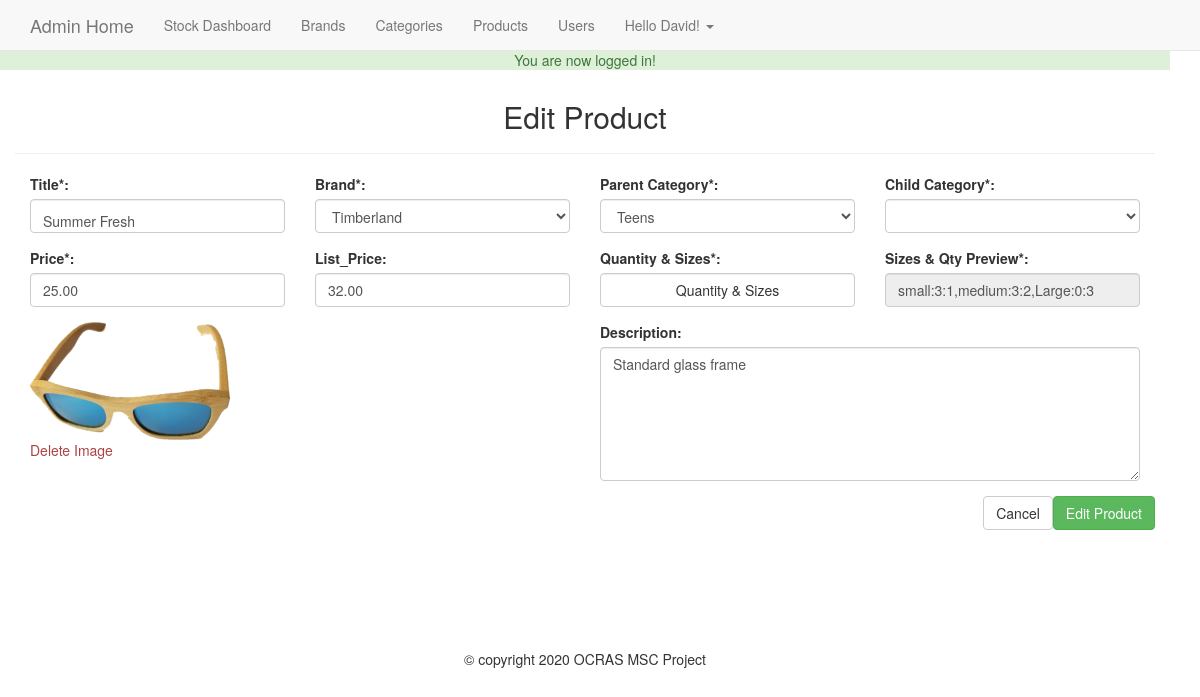
Screenshot of /OCRAS/admin/products.php?edit=2 (signed in) with the database file from the repository.
### tables this page shows
CREATE TABLE `products` (
  `id` int(11) NOT NULL,
  `title` varchar(255) NOT NULL,
  `price` decimal(10,2) NOT NULL,
  `list_price` decimal(10,2) NOT NULL,
  `brand` int(15) NOT NULL,
  `categories` varchar(255) NOT NULL,
  `image` varchar(255) NOT NULL,
  `description` text NOT NULL,
  `featured` tinyint(4) NOT NULL DEFAULT 0,
  `sizes` text NOT NULL,
  `deleted` tinyint(4) NOT NULL DEFAULT 0
);

CREATE TABLE `brand` (
  `id` int(11) NOT NULL,
  `brand` varchar(255) NOT NULL
);

CREATE TABLE `categories` (
  `id` int(11) NOT NULL,
  `category` varchar(255) NOT NULL,
  `parent` int(15) NOT NULL
);

### OCRAS/admin/products.php (the view, shortened to what this page needs)
<?php require_once $_SERVER['DOCUMENT_ROOT']. '/OCRAS/core/init.php';
include 'includes/head.php';
include 'includes/navigation.php';
if(isset($_GET['add']) || isset($_GET['edit'])){
  $brandQuery1 = $db->query("SELECT * FROM brand ORDER BY brand");
  $parentQuery =$db->query("SELECT * FROM categories WHERE parent = 0 ORDER BY category");
  $title = ((isset($_POST['title']) && $_POST['title'] != '')?sanitize($_POST['title']): '');
  $brand = ((isset($_POST['title']) && !empty($_POST['brand']))?sanitize($_POST['brand']):'');
  $parent = ((isset($_POST['parent']) && !empty($_POST['parent']))?sanitize($_POST['parent']):'');
  $price = ((isset($_POST['price']) && $_POST['price'] != '')?sanitize($_POST['price']): '');
  $list_price = ((isset($_POST['list_price']) && $_POST['list_price'] != '')?sanitize($_POST['list_price']): '');
  $description = ((isset($_POST['description']) && $_POST['description'] != '')?sanitize($_POST['description']): '');
  $sizes = ((isset($_POST['sizes']) && $_POST['sizes'] != '')?sanitize($_POST['sizes']): '');
  $sizes = rtrim($sizes, ',');
  $saved_image = '';
  if(isset($_GET['edit'])){
    $edit_id = (int)$_GET['edit'];
    $productResults = $db->query("SELECT * FROM products WHERE id ='$edit_id'");
    $product = mysqli_fetch_assoc($productResults);
    $category = ((isset($_POST['child']) && $_POST['child'] != '')?sanitize($_POST['child']):$product['categories']);
    $title = ((isset($_POST['title']) && $_POST['title'] != '')?sanitize($_POST['title']):$product['title']);
    $brand = ((isset($_POST['brand']) && $_POST['brand'] != '')?sanitize($_POST['brand']):$product['brand']);
    $parentQ = $db->query("SELECT * FROM categories WHERE id ='$category' ");
    $parentResult = mysqli_fetch_assoc($parentQ);
    $parent = ((isset($_POST['parent']) && $_POST['parent'] != '')?sanitize($_POST['parent']):$parentResult['parent']);
    $price = ((isset($_POST['price']) && $_POST['price'] != '')?sanitize($_POST['price']):$product['price']);
    $list_price = ((isset($_POST['list_price']))?sanitize($_POST['list_price']):$product['list_price']);
    $description = ((isset($_POST['description']))?sanitize($_POST['description']):$product['description']);
    $sizes = ((isset($_POST['sizes']) && $_POST['sizes'] != '')?sanitize($_POST['sizes']):$product['sizes']);
    $sizes =rtrim($sizes, ',');
    $saved_image = (($product['image'] != '')?$product['image']:'');
  }
  ?>
<h2 class="text-center"><?=((isset($_GET['edit']))?'Edit':'Add A New');?> Product</h2><hr>
<form action ="products.php?<?=((isset($_GET['edit']))?'edit='.$edit_id:'add=1');?>" method="POST" enctype ="multipart/form-data">
<div class="form-group col-md-3">
  <label for "title">Title*: </label>
  <input type="text" name="title" class ="form-control" id="title" value="<?=$title;?>">
  </div>
  <div class="form-group col-md-3">
  <label for ="brand">Brand*:</label>
  <select class="form-control" id="brand" name="brand">
  <?php while($b = mysqli_fetch_assoc($brandQuery1)): ?>
  <option value="<?=$b['id'];?>"<?=(($brand == $b['id'])?' selected' :'');?>><?=$b['brand'];?></option>
  <?php endwhile; ?>
  </select>
  </div>
  <div class="form-group col-md-3">
  <label for ="parent">Parent Category*:</label>
  <select class="form-control" id="parent" name="parent">
    <?php while($p=mysqli_fetch_assoc($parentQuery)): ?>
      <option value="<?=$p['id'];?>"<?=(($parent == $p['id'])? 'selected' :' ');?>><?=$p['category'];?></option>
    <?php endwhile; ?>
  </select>
  </div>
  <div class="form-group col-md-3">
    <label for = "child">Child Category*:</label>
    <select class="form-control" id="child" name="child" class="form-control">
  </select>
  </div>
  <div class="form-group col-md-3">
  <label for = "price">Price*:</label>
  <input type="text" id="price" name="price" class="form-control" value="<?=$price;?>">
  </div>
  <div class="form-group col-md-3">
  <label for = "list_price">List_Price:</label>
  <input type="text" id="list_price" name="list_price" class="form-control" value="<?=$list_price;?>">
  </div>
  <div class="form-group col-md-3">
    <label>Quantity & Sizes*:</label>
   <button class="btn btn-default form-control" onclick = "jQuery('#sizesModal').modal('toggle');return false;">Quantity & Sizes</button>
</div>
<div class="form-group col-md-3">
<label for = "Sizes & Qty Preview">Sizes & Qty Preview*:</label>
<input type="text" id="sizes" name="sizes" class="form-control" value="<?=$sizes;?>"readonly>
</div>
<div class="form-group col-md-6">
<?php if ($saved_image != ''):?>
<div class="saved-image"><img src ="<?=$saved_image;?>" alt="saved image"/><br>
<a href="products.php?delete_image=1&edit=<?=$edit_id;?>" class="text-danger">Delete Image</a>
</div>
<?php else: ?>
<label for="photo">Product Photo:</label>
<input type="file" name="photo" id="photo" class="form-control">
<?php endif; ?>
</div>
<div class="form-group col-md-6">
<label for="description">Description:</label>
<textarea id="description" name="description" class="form-control" rows="6"><?=$description;?></textarea>
</div>
<div class="form-group pull-right">
  <a href="products.php" class="btn btn-default">Cancel</a>
<input type="submit" value="<?=((isset($_GET['edit']))?'Edit':'Add');?> Product" class="btn btn-success pull-right">
</div><div class="clearfix"></div>
</form>
<?php } include 'includes/footer.php'; ?>

### OCRAS/css/main.css (style rules this page uses)
body { padding-top:50px; padding-right:30px; }
#title { padding-top: 15px; }
.saved-image img { width:200px; height:auto; }

### rows the page displays
products: title "Summer Fresh", brand "Timberland", price "25.00", list_price "32.00", sizes "small:3:1,medium:3:2,Large:0:3", image (picture), description "Standard glass frame"
categories: parent "Teens"

### other values shown
$_SESSION['success_flash'] "You are now logged in!"
$user_data['first'] "David"
